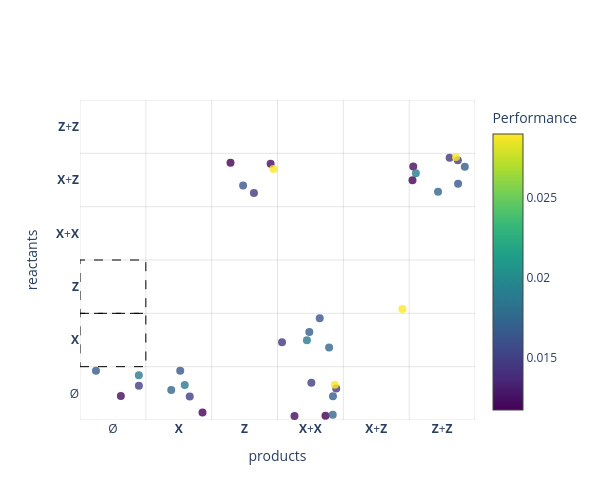

Notebook cell for this chart:
### Code cell
# Plot the reactant-product scatter for the top unfiltered IOCRNs
rewards_sorted = [iocrn.last_task_info['reward'] for iocrn in all_iocrns_sorted]
rewards_sorted_filtered = [iocrn.last_task_info['reward'] for iocrn in all_iocrns_sorted_filtered]

plot_reactant_product_scatter(
    all_iocrns_sorted_filtered[0:n_filtered],
    perf=rewards_sorted_filtered[0:n_filtered],
    species_labels=species_labels,
    max_order= mak_order,
    num_reactions_template=num_reactions_template,
    title="",
    cmap_name="viridis",
    max_ticks=20,
    figsize=(6, 5),
    jitter_scale=0.45,
    use_plotly=True  # ENABLE INTERACTIVE PLOTTING WITH PLOTLY
)

# Plot the reactant-product heatmap for the top filtered IOCRNs (topologically unique)
plot_reactant_product_heatmap(
    all_iocrns_sorted_filtered[0:n_filtered],
    species_labels,
    max_order= mak_order,
    num_reactions_template=num_reactions_template,
    title="",
    cmap_name="YlGnBu",
    max_ticks=20,
    figsize=(7, 6),
)

### Figure 1 — Plotly figure (JSON) as saved in the notebook; plotly's stock layout.template omitted (floating-point values rounded to 4 significant figures)
{"data": [{"hovertemplate": "%{text}<extra></extra>", "marker": {"color": [0.01176, 0.01176, 0.01176, 0.01176, 0.0123, 0.0123, 0.0123, 0.0123, 0.01452, 0.01452, 0.01452, 0.01452, 0.01494, 0.01494, 0.01494, 0.01494, 0.0164, 0.0164, 0.0164, 0.0164, 0.01681, 0.01681, 0.01681, 0.01681, 0.01734, 0.01734, 0.01734, 0.01734, 0.01888, 0.01888, 0.01888, 0.01888, 0.02902, 0.02902, 0.02902, 0.02902], "colorbar": {"title": {"text": "Performance"}}, "colorscale": [[0, "#440154"], [0.1111, "#482878"], [0.2222, "#3e4989"], [0.3333, "#31688e"], [0.4444, "#26828e"], [0.5556, "#1f9e89"], [0.6667, "#35b779"], [0.7778, "#6ece58"], [0.8889, "#b5de2b"], [1, "#fde725"]], "opacity": 0.8, "showscale": true, "size": 8}, "mode": "markers", "text": ["<b>CRN Index:</b> 0<br><b>Performance:</b> 0.0118<br><b>Reaction:</b> X + Z ----> Z;  [MAK(4.193484783172607)]<br><b>Full CRN:</b><br>Inputs: ['u_1', 'u_2'] <br>Species: ['X', 'Z'] <br>Output Species: ['X'] <br>∅ ----> X;  [MAK(0.9704891443252563)]<br>∅ ----> X + X;  [MAK(1.553239107131958)]<br>X ----> ∅;  [MAK(1.0, u_2)]<br>Z ----> ∅;  [MAK(1.0, u_1)]<br>X + Z ----> Z;  [MAK(4.193484783172607)]<br>X + Z ----> Z + Z;  [MAK(1.0001869201660156)]", "<b>CRN Index:</b> 0<br><b>Performance:</b> 0.0118<br><b>Reaction:</b> ∅ ----> X;  [MAK(0.9704891443252563)]<br><b>Full CRN:</b><br>Inputs: ['u_1', 'u_2'] <br>Species: ['X', 'Z'] <br>Output Species: ['X'] <br>∅ ----> X;  [MAK(0.9704891443252563)]<br>∅ ----> X + X;  [MAK(1.553239107131958)]<br>X ----> ∅;  [MAK(1.0, u_2)]<br>Z ----> ∅;  [MAK(1.0, u_1)]<br>X + Z ----> Z;  [MAK(4.193484783172607)]<br>X + Z ----> Z + Z;  [MAK(1.0001869201660156)]", "<b>CRN Index:</b> 0<br><b>Performance:</b> 0.0118<br><b>Reaction:</b> X + Z ----> Z + Z;  [MAK(1.0001869201660156)]<br><b>Full CRN:</b><br>Inputs: ['u_1', 'u_2'] <br>Species: ['X', 'Z'] <br>Output Species: ['X'] <br>∅ ----> X;  [MAK(0.9704891443252563)]<br>∅ ----> X + X;  [MAK(1.553239107131958)]<br>X ----> ∅;  [MAK(1.0, u_2)]<br>Z ----> ∅;  [MAK(1.0, u_1)]<br>X + Z ----> Z;  [MAK(4.193484783172607)]<br>X + Z ----> Z + Z;  [MAK(1.0001869201660156)]", "<b>CRN Index:</b> 0<br><b>Performance:</b> 0.0118<br><b>Reaction:</b> ∅ ----> X + X;  [MAK(1.553239107131958)]<br><b>Full CRN:</b><br>Inputs: ['u_1', 'u_2'] <br>Species: ['X', 'Z'] <br>Output Species: ['X'] <br>∅ ----> X;  [MAK(0.9704891443252563)]<br>∅ ----> X + X;  [MAK(1.553239107131958)]<br>X ----> ∅;  [MAK(1.0, u_2)]<br>Z ----> ∅;  [MAK(1.0, u_1)]<br>X + Z ----> Z;  [MAK(4.193484783172607)]<br>X + Z ----> Z + Z;  [MAK(1.0001869201660156)]", "<b>CRN Index:</b> 1<br><b>Performance:</b> 0.0123<br><b>Reaction:</b> ∅ ----> X + X;  [MAK(1.1296522617340088)]<br><b>Full CRN:</b><br>Inputs: ['u_1', 'u_2'] <br>Species: ['X', 'Z'] <br>Output Species: ['X'] <br>∅ ----> ∅;  [MAK(1.0875391960144043)]<br>∅ ----> X + X;  [MAK(1.1296522617340088)]<br>X ----> ∅;  [MAK(1.0, u_2)]<br>Z ----> ∅;  [MAK(1.0, u_1)]<br>X + Z ----> Z;  [MAK(1.0830769538879395)]<br>X + Z ----> Z + Z;  [MAK(0.9992642998695374)]", "<b>CRN Index:</b> 1<br><b>Performance:</b> 0.0123<br><b>Reaction:</b> X + Z ----> Z;  [MAK(1.0830769538879395)]<br><b>Full CRN:</b><br>Inputs: ['u_1', 'u_2'] <br>Species: ['X', 'Z'] <br>Output Species: ['X'] <br>∅ ----> ∅;  [MAK(1.0875391960144043)]<br>∅ ----> X + X;  [MAK(1.1296522617340088)]<br>X ----> ∅;  [MAK(1.0, u_2)]<br>Z ----> ∅;  [MAK(1.0, u_1)]<br>X + Z ----> Z;  [MAK(1.0830769538879395)]<br>X + Z ----> Z + Z;  [MAK(0.9992642998695374)]", "<b>CRN Index:</b> 1<br><b>Performance:</b> 0.0123<br><b>Reaction:</b> X + Z ----> Z + Z;  [MAK(0.9992642998695374)]<br><b>Full CRN:</b><br>Inputs: ['u_1', 'u_2'] <br>Species: ['X', 'Z'] <br>Output Species: ['X'] <br>∅ ----> ∅;  [MAK(1.0875391960144043)]<br>∅ ----> X + X;  [MAK(1.1296522617340088)]<br>X ----> ∅;  [MAK(1.0, u_2)]<br>Z ----> ∅;  [MAK(1.0, u_1)]<br>X + Z ----> Z;  [MAK(1.0830769538879395)]<br>X + Z ----> Z + Z;  [MAK(0.9992642998695374)]", "<b>CRN Index:</b> 1<br><b>Performance:</b> 0.0123<br><b>Reaction:</b> ∅ ----> ∅;  [MAK(1.0875391960144043)]<br><b>Full CRN:</b><br>Inputs: ['u_1', 'u_2'] <br>Species: ['X', 'Z'] <br>Output Species: ['X'] <br>∅ ----> ∅;  [MAK(1.0875391960144043)]<br>∅ ----> X + X;  [MAK(1.1296522617340088)]<br>X ----> ∅;  [MAK(1.0, u_2)]<br>Z ----> ∅;  [MAK(1.0, u_1)]<br>X + Z ----> Z;  [MAK(1.0830769538879395)]<br>X + Z ----> Z + Z;  [MAK(0.9992642998695374)]", "<b>CRN Index:</b> 2<br><b>Performance:</b> 0.0145<br><b>Reaction:</b> X + Z ----> Z + Z;  [MAK(0.9998810291290283)]<br><b>Full CRN:</b><br>Inputs: ['u_1', 'u_2'] <br>Species: ['X', 'Z'] <br>Output Species: ['X'] <br>∅ ----> X + X;  [MAK(0.7424575686454773)]<br>X ----> ∅;  [MAK(1.0, u_2)]<br>X ----> X + X;  [MAK(0.7166404128074646)]<br>Z ----> ∅;  [MAK(1.0, u_1)]<br>X + Z ----> Z;  [MAK(1.1731104850769043)]<br>X + Z ----> Z + Z;  [MAK(0.9998810291290283)]", "<b>CRN Index:</b> 2<br><b>Performance:</b> 0.0145<br><b>Reaction:</b> X ----> X + X;  [MAK(0.7166404128074646)]<br><b>Full CRN:</b><br>Inputs: ['u_1', 'u_2'] <br>Species: ['X', 'Z'] <br>Output Species: ['X'] <br>∅ ----> X + X;  [MAK(0.7424575686454773)]<br>X ----> ∅;  [MAK(1.0, u_2)]<br>X ----> X + X;  [MAK(0.7166404128074646)]<br>Z ----> ∅;  [MAK(1.0, u_1)]<br>X + Z ----> Z;  [MAK(1.1731104850769043)]<br>X + Z ----> Z + Z;  [MAK(0.9998810291290283)]", "<b>CRN Index:</b> 2<br><b>Performance:</b> 0.0145<br><b>Reaction:</b> ∅ ----> X + X;  [MAK(0.7424575686454773)]<br><b>Full CRN:</b><br>Inputs: ['u_1', 'u_2'] <br>Species: ['X', 'Z'] <br>Output Species: ['X'] <br>∅ ----> X + X;  [MAK(0.7424575686454773)]<br>X ----> ∅;  [MAK(1.0, u_2)]<br>X ----> X + X;  [MAK(0.7166404128074646)]<br>Z ----> ∅;  [MAK(1.0, u_1)]<br>X + Z ----> Z;  [MAK(1.1731104850769043)]<br>X + Z ----> Z + Z;  [MAK(0.9998810291290283)]", "<b>CRN Index:</b> 2<br><b>Performance:</b> 0.0145<br><b>Reaction:</b> X + Z ----> Z;  [MAK(1.1731104850769043)]<br><b>Full CRN:</b><br>Inputs: ['u_1', 'u_2'] <br>Species: ['X', 'Z'] <br>Output Species: ['X'] <br>∅ ----> X + X;  [MAK(0.7424575686454773)]<br>X ----> ∅;  [MAK(1.0, u_2)]<br>X ----> X + X;  [MAK(0.7166404128074646)]<br>Z ----> ∅;  [MAK(1.0, u_1)]<br>X + Z ----> Z;  [MAK(1.1731104850769043)]<br>X + Z ----> Z + Z;  [MAK(0.9998810291290283)]", "<b>CRN Index:</b> 3<br><b>Performance:</b> 0.0149<br><b>Reaction:</b> X + Z ----> Z + Z;  [MAK(0.9999200701713562)]<br><b>Full CRN:</b><br>Inputs: ['u_1', 'u_2'] <br>Species: ['X', 'Z'] <br>Output Species: ['X'] <br>∅ ----> ∅;  [MAK(0.9144842624664307)]<br>∅ ----> X;  [MAK(0.8927112817764282)]<br>∅ ----> X + X;  [MAK(0.8911675214767456)]<br>X ----> ∅;  [MAK(1.0, u_2)]<br>Z ----> ∅;  [MAK(1.0, u_1)]<br>X + Z ----> Z + Z;  [MAK(0.9999200701713562)]", "<b>CRN Index:</b> 3<br><b>Performance:</b> 0.0149<br><b>Reaction:</b> ∅ ----> X;  [MAK(0.8927112817764282)]<br><b>Full CRN:</b><br>Inputs: ['u_1', 'u_2'] <br>Species: ['X', 'Z'] <br>Output Species: ['X'] <br>∅ ----> ∅;  [MAK(0.9144842624664307)]<br>∅ ----> X;  [MAK(0.8927112817764282)]<br>∅ ----> X + X;  [MAK(0.8911675214767456)]<br>X ----> ∅;  [MAK(1.0, u_2)]<br>Z ----> ∅;  [MAK(1.0, u_1)]<br>X + Z ----> Z + Z;  [MAK(0.9999200701713562)]", "<b>CRN Index:</b> 3<br><b>Performance:</b> 0.0149<br><b>Reaction:</b> ∅ ----> ∅;  [MAK(0.9144842624664307)]<br><b>Full CRN:</b><br>Inputs: ['u_1', 'u_2'] <br>Species: ['X', 'Z'] <br>Output Species: ['X'] <br>∅ ----> ∅;  [MAK(0.9144842624664307)]<br>∅ ----> X;  [MAK(0.8927112817764282)]<br>∅ ----> X + X;  [MAK(0.8911675214767456)]<br>X ----> ∅;  [MAK(1.0, u_2)]<br>Z ----> ∅;  [MAK(1.0, u_1)]<br>X + Z ----> Z + Z;  [MAK(0.9999200701713562)]", "<b>CRN Index:</b> 3<br><b>Performance:</b> 0.0149<br><b>Reaction:</b> ∅ ----> X + X;  [MAK(0.8911675214767456)]<br><b>Full CRN:</b><br>Inputs: ['u_1', 'u_2'] <br>Species: ['X', 'Z'] <br>Output Species: ['X'] <br>∅ ----> ∅;  [MAK(0.9144842624664307)]<br>∅ ----> X;  [MAK(0.8927112817764282)]<br>∅ ----> X + X;  [MAK(0.8911675214767456)]<br>X ----> ∅;  [MAK(1.0, u_2)]<br>Z ----> ∅;  [MAK(1.0, u_1)]<br>X + Z ----> Z + Z;  [MAK(0.9999200701713562)]", "<b>CRN Index:</b> 4<br><b>Performance:</b> 0.0164<br><b>Reaction:</b> ∅ ----> X;  [MAK(1.1214081048965454)]<br><b>Full CRN:</b><br>Inputs: ['u_1', 'u_2'] <br>Species: ['X', 'Z'] <br>Output Species: ['X'] <br>∅ ----> X;  [MAK(1.1214081048965454)]<br>X ----> ∅;  [MAK(1.0, u_2)]<br>X ----> X + X;  [MAK(0.835610032081604)]<br>Z ----> ∅;  [MAK(1.0, u_1)]<br>X + Z ----> Z;  [MAK(1.1344969272613525)]<br>X + Z ----> Z + Z;  [MAK(0.9994767904281616)]", "<b>CRN Index:</b> 4<br><b>Performance:</b> 0.0164<br><b>Reaction:</b> X + Z ----> Z + Z;  [MAK(0.9994767904281616)]<br><b>Full CRN:</b><br>Inputs: ['u_1', 'u_2'] <br>Species: ['X', 'Z'] <br>Output Species: ['X'] <br>∅ ----> X;  [MAK(1.1214081048965454)]<br>X ----> ∅;  [MAK(1.0, u_2)]<br>X ----> X + X;  [MAK(0.835610032081604)]<br>Z ----> ∅;  [MAK(1.0, u_1)]<br>X + Z ----> Z;  [MAK(1.1344969272613525)]<br>X + Z ----> Z + Z;  [MAK(0.9994767904281616)]", "<b>CRN Index:</b> 4<br><b>Performance:</b> 0.0164<br><b>Reaction:</b> X + Z ----> Z;  [MAK(1.1344969272613525)]<br><b>Full CRN:</b><br>Inputs: ['u_1', 'u_2'] <br>Species: ['X', 'Z'] <br>Output Species: ['X'] <br>∅ ----> X;  [MAK(1.1214081048965454)]<br>X ----> ∅;  [MAK(1.0, u_2)]<br>X ----> X + X;  [MAK(0.835610032081604)]<br>Z ----> ∅;  [MAK(1.0, u_1)]<br>X + Z ----> Z;  [MAK(1.1344969272613525)]<br>X + Z ----> Z + Z;  [MAK(0.9994767904281616)]", "<b>CRN Index:</b> 4<br><b>Performance:</b> 0.0164<br><b>Reaction:</b> X ----> X + X;  [MAK(0.835610032081604)]<br><b>Full CRN:</b><br>Inputs: ['u_1', 'u_2'] <br>Species: ['X', 'Z'] <br>Output Species: ['X'] <br>∅ ----> X;  [MAK(1.1214081048965454)]<br>X ----> ∅;  [MAK(1.0, u_2)]<br>X ----> X + X;  [MAK(0.835610032081604)]<br>Z ----> ∅;  [MAK(1.0, u_1)]<br>X + Z ----> Z;  [MAK(1.1344969272613525)]<br>X + Z ----> Z + Z;  [MAK(0.9994767904281616)]", "<b>CRN Index:</b> 5<br><b>Performance:</b> 0.0168<br><b>Reaction:</b> X + Z ----> Z + Z;  [MAK(0.9997632503509521)]<br><b>Full CRN:</b><br>Inputs: ['u_1', 'u_2'] <br>Species: ['X', 'Z'] <br>Output Species: ['X'] <br>∅ ----> ∅;  [MAK(1.0402634143829346)]<br>∅ ----> X + X;  [MAK(1.0693777799606323)]<br>X ----> ∅;  [MAK(1.0, u_2)]<br>X ----> X + X;  [MAK(0.6746452450752258)]<br>Z ----> ∅;  [MAK(1.0, u_1)]<br>X + Z ----> Z + Z;  [MAK(0.9997632503509521)]", "<b>CRN Index:</b> 5<br><b>Performance:</b> 0.0168<br><b>Reaction:</b> ∅ ----> ∅;  [MAK(1.0402634143829346)]<br><b>Full CRN:</b><br>Inputs: ['u_1', 'u_2'] <br>Species: ['X', 'Z'] <br>Output Species: ['X'] <br>∅ ----> ∅;  [MAK(1.0402634143829346)]<br>∅ ----> X + X;  [MAK(1.0693777799606323)]<br>X ----> ∅;  [MAK(1.0, u_2)]<br>X ----> X + X;  [MAK(0.6746452450752258)]<br>Z ----> ∅;  [MAK(1.0, u_1)]<br>X + Z ----> Z + Z;  [MAK(0.9997632503509521)]", "<b>CRN Index:</b> 5<br><b>Performance:</b> 0.0168<br><b>Reaction:</b> X ----> X + X;  [MAK(0.6746452450752258)]<br><b>Full CRN:</b><br>Inputs: ['u_1', 'u_2'] <br>Species: ['X', 'Z'] <br>Output Species: ['X'] <br>∅ ----> ∅;  [MAK(1.0402634143829346)]<br>∅ ----> X + X;  [MAK(1.0693777799606323)]<br>X ----> ∅;  [MAK(1.0, u_2)]<br>X ----> X + X;  [MAK(0.6746452450752258)]<br>Z ----> ∅;  [MAK(1.0, u_1)]<br>X + Z ----> Z + Z;  [MAK(0.9997632503509521)]", "<b>CRN Index:</b> 5<br><b>Performance:</b> 0.0168<br><b>Reaction:</b> ∅ ----> X + X;  [MAK(1.0693777799606323)]<br><b>Full CRN:</b><br>Inputs: ['u_1', 'u_2'] <br>Species: ['X', 'Z'] <br>Output Species: ['X'] <br>∅ ----> ∅;  [MAK(1.0402634143829346)]<br>∅ ----> X + X;  [MAK(1.0693777799606323)]<br>X ----> ∅;  [MAK(1.0, u_2)]<br>X ----> X + X;  [MAK(0.6746452450752258)]<br>Z ----> ∅;  [MAK(1.0, u_1)]<br>X + Z ----> Z + Z;  [MAK(0.9997632503509521)]", "<b>CRN Index:</b> 6<br><b>Performance:</b> 0.0173<br><b>Reaction:</b> X + Z ----> Z + Z;  [MAK(1.0002251863479614)]<br><b>Full CRN:</b><br>Inputs: ['u_1', 'u_2'] <br>Species: ['X', 'Z'] <br>Output Species: ['X'] <br>∅ ----> X;  [MAK(0.814261794090271)]<br>∅ ----> X + X;  [MAK(0.860568106174469)]<br>X ----> ∅;  [MAK(1.0, u_2)]<br>X ----> X + X;  [MAK(0.7934673428535461)]<br>Z ----> ∅;  [MAK(1.0, u_1)]<br>X + Z ----> Z + Z;  [MAK(1.0002251863479614)]", "<b>CRN Index:</b> 6<br><b>Performance:</b> 0.0173<br><b>Reaction:</b> X ----> X + X;  [MAK(0.7934673428535461)]<br><b>Full CRN:</b><br>Inputs: ['u_1', 'u_2'] <br>Species: ['X', 'Z'] <br>Output Species: ['X'] <br>∅ ----> X;  [MAK(0.814261794090271)]<br>∅ ----> X + X;  [MAK(0.860568106174469)]<br>X ----> ∅;  [MAK(1.0, u_2)]<br>X ----> X + X;  [MAK(0.7934673428535461)]<br>Z ----> ∅;  [MAK(1.0, u_1)]<br>X + Z ----> Z + Z;  [MAK(1.0002251863479614)]", "<b>CRN Index:</b> 6<br><b>Performance:</b> 0.0173<br><b>Reaction:</b> ∅ ----> X;  [MAK(0.814261794090271)]<br><b>Full CRN:</b><br>Inputs: ['u_1', 'u_2'] <br>Species: ['X', 'Z'] <br>Output Species: ['X'] <br>∅ ----> X;  [MAK(0.814261794090271)]<br>∅ ----> X + X;  [MAK(0.860568106174469)]<br>X ----> ∅;  [MAK(1.0, u_2)]<br>X ----> X + X;  [MAK(0.7934673428535461)]<br>Z ----> ∅;  [MAK(1.0, u_1)]<br>X + Z ----> Z + Z;  [MAK(1.0002251863479614)]", "<b>CRN Index:</b> 6<br><b>Performance:</b> 0.0173<br><b>Reaction:</b> ∅ ----> X + X;  [MAK(0.860568106174469)]<br><b>Full CRN:</b><br>Inputs: ['u_1', 'u_2'] <br>Species: ['X', 'Z'] <br>Output Species: ['X'] <br>∅ ----> X;  [MAK(0.814261794090271)]<br>∅ ----> X + X;  [MAK(0.860568106174469)]<br>X ----> ∅;  [MAK(1.0, u_2)]<br>X ----> X + X;  [MAK(0.7934673428535461)]<br>Z ----> ∅;  [MAK(1.0, u_1)]<br>X + Z ----> Z + Z;  [MAK(1.0002251863479614)]", "<b>CRN Index:</b> 7<br><b>Performance:</b> 0.0189<br><b>Reaction:</b> ∅ ----> X;  [MAK(1.0101802349090576)]<br><b>Full CRN:</b><br>Inputs: ['u_1', 'u_2'] <br>Species: ['X', 'Z'] <br>Output Species: ['X'] <br>∅ ----> ∅;  [MAK(0.9766747951507568)]<br>∅ ----> X;  [MAK(1.0101802349090576)]<br>X ----> ∅;  [MAK(1.0, u_2)]<br>X ----> X + X;  [MAK(0.9544339179992676)]<br>Z ----> ∅;  [MAK(1.0, u_1)]<br>X + Z ----> Z + Z;  [MAK(0.9999120235443115)]", "<b>CRN Index:</b> 7<br><b>Performance:</b> 0.0189<br><b>Reaction:</b> ∅ ----> ∅;  [MAK(0.9766747951507568)]<br><b>Full CRN:</b><br>Inputs: ['u_1', 'u_2'] <br>Species: ['X', 'Z'] <br>Output Species: ['X'] <br>∅ ----> ∅;  [MAK(0.9766747951507568)]<br>∅ ----> X;  [MAK(1.0101802349090576)]<br>X ----> ∅;  [MAK(1.0, u_2)]<br>X ----> X + X;  [MAK(0.9544339179992676)]<br>Z ----> ∅;  [MAK(1.0, u_1)]<br>X + Z ----> Z + Z;  [MAK(0.9999120235443115)]", "<b>CRN Index:</b> 7<br><b>Performance:</b> 0.0189<br><b>Reaction:</b> X ----> X + X;  [MAK(0.9544339179992676)]<br><b>Full CRN:</b><br>Inputs: ['u_1', 'u_2'] <br>Species: ['X', 'Z'] <br>Output Species: ['X'] <br>∅ ----> ∅;  [MAK(0.9766747951507568)]<br>∅ ----> X;  [MAK(1.0101802349090576)]<br>X ----> ∅;  [MAK(1.0, u_2)]<br>X ----> X + X;  [MAK(0.9544339179992676)]<br>Z ----> ∅;  [MAK(1.0, u_1)]<br>X + Z ----> Z + Z;  [MAK(0.9999120235443115)]", "<b>CRN Index:</b> 7<br><b>Performance:</b> 0.0189<br><b>Reaction:</b> X + Z ----> Z + Z;  [MAK(0.9999120235443115)]<br><b>Full CRN:</b><br>Inputs: ['u_1', 'u_2'] <br>Species: ['X', 'Z'] <br>Output Species: ['X'] <br>∅ ----> ∅;  [MAK(0.9766747951507568)]<br>∅ ----> X;  [MAK(1.0101802349090576)]<br>X ----> ∅;  [MAK(1.0, u_2)]<br>X ----> X + X;  [MAK(0.9544339179992676)]<br>Z ----> ∅;  [MAK(1.0, u_1)]<br>X + Z ----> Z + Z;  [MAK(0.9999120235443115)]", "<b>CRN Index:</b> 8<br><b>Performance:</b> 0.0290<br><b>Reaction:</b> X + Z ----> Z + Z;  [MAK(1.00894296169281)]<br><b>Full CRN:</b><br>Inputs: ['u_1', 'u_2'] <br>Species: ['X', 'Z'] <br>Output Species: ['X'] <br>∅ ----> X + X;  [MAK(1.0884650945663452)]<br>X ----> ∅;  [MAK(1.0, u_2)]<br>Z ----> ∅;  [MAK(1.0, u_1)]<br>Z ----> X + Z;  [MAK(0.9995736479759216)]<br>X + Z ----> Z;  [MAK(1.0453702211380005)]<br>X + Z ----> Z + Z;  [MAK(1.00894296169281)]", "<b>CRN Index:</b> 8<br><b>Performance:</b> 0.0290<br><b>Reaction:</b> ∅ ----> X + X;  [MAK(1.0884650945663452)]<br><b>Full CRN:</b><br>Inputs: ['u_1', 'u_2'] <br>Species: ['X', 'Z'] <br>Output Species: ['X'] <br>∅ ----> X + X;  [MAK(1.0884650945663452)]<br>X ----> ∅;  [MAK(1.0, u_2)]<br>Z ----> ∅;  [MAK(1.0, u_1)]<br>Z ----> X + Z;  [MAK(0.9995736479759216)]<br>X + Z ----> Z;  [MAK(1.0453702211380005)]<br>X + Z ----> Z + Z;  [MAK(1.00894296169281)]", "<b>CRN Index:</b> 8<br><b>Performance:</b> 0.0290<br><b>Reaction:</b> X + Z ----> Z;  [MAK(1.0453702211380005)]<br><b>Full CRN:</b><br>Inputs: ['u_1', 'u_2'] <br>Species: ['X', 'Z'] <br>Output Species: ['X'] <br>∅ ----> X + X;  [MAK(1.0884650945663452)]<br>X ----> ∅;  [MAK(1.0, u_2)]<br>Z ----> ∅;  [MAK(1.0, u_1)]<br>Z ----> X + Z;  [MAK(0.9995736479759216)]<br>X + Z ----> Z;  [MAK(1.0453702211380005)]<br>X + Z ----> Z + Z;  [MAK(1.00894296169281)]", "<b>CRN Index:</b> 8<br><b>Performance:</b> 0.0290<br><b>Reaction:</b> Z ----> X + Z;  [MAK(0.9995736479759216)]<br><b>Full CRN:</b><br>Inputs: ['u_1', 'u_2'] <br>Species: ['X', 'Z'] <br>Output Species: ['X'] <br>∅ ----> X + X;  [MAK(1.0884650945663452)]<br>X ----> ∅;  [MAK(1.0, u_2)]<br>Z ----> ∅;  [MAK(1.0, u_1)]<br>Z ----> X + Z;  [MAK(0.9995736479759216)]<br>X + Z ----> Z;  [MAK(1.0453702211380005)]<br>X + Z ----> Z + Z;  [MAK(1.00894296169281)]"], "type": "scatter", "x": [1.786, 1.361, 4.55, 3.229, 2.758, 2.396, 4.562, 0.1205, 5.115, 2.569, 3.392, 2.142, 5.239, 1.167, 0.3947, 3.014, 1.022, 5.243, 1.978, 3.142, 5.345, -0.2574, 2.983, 3.342, 4.939, 3.284, 0.8858, 3.339, 1.091, 0.3937, 2.947, 4.602, 5.211, 3.371, 2.438, 4.398], "y": [4.325, -0.3615, 3.996, -0.42, -0.4246, 4.303, 4.255, -0.04796, 4.416, 0.9576, 0.09035, 3.756, 4.369, -0.05806, 0.1435, 0.1996, 0.4251, 3.93, 3.896, 1.407, 4.251, 0.4245, 1.151, -0.05694, 3.779, 0.8603, 0.06247, -0.4006, 0.1577, 0.3413, 0.993, 4.128, 4.429, 0.1601, 4.207, 1.58]}], "layout": {"height": 500, "hoverlabel": {"align": "left"}, "plot_bgcolor": "white", "shapes": [{"fillcolor": "rgba(0,0,0,0)", "layer": "above", "line": {"color": "black", "dash": "dash", "width": 1}, "type": "rect", "x0": -0.5, "x1": 0.5, "y0": 0.5, "y1": 1.5}, {"fillcolor": "rgba(0,0,0,0)", "layer": "above", "line": {"color": "black", "dash": "dash", "width": 1}, "type": "rect", "x0": -0.5, "x1": 0.5, "y0": 1.5, "y1": 2.5}, {"layer": "below", "line": {"color": "rgba(0,0,0,0.1)", "width": 1}, "type": "line", "x0": -0.5, "x1": -0.5, "y0": -0.5, "y1": 5.5}, {"layer": "below", "line": {"color": "rgba(0,0,0,0.1)", "width": 1}, "type": "line", "x0": 0.5, "x1": 0.5, "y0": -0.5, "y1": 5.5}, {"layer": "below", "line": {"color": "rgba(0,0,0,0.1)", "width": 1}, "type": "line", "x0": 1.5, "x1": 1.5, "y0": -0.5, "y1": 5.5}, {"layer": "below", "line": {"color": "rgba(0,0,0,0.1)", "width": 1}, "type": "line", "x0": 2.5, "x1": 2.5, "y0": -0.5, "y1": 5.5}, {"layer": "below", "line": {"color": "rgba(0,0,0,0.1)", "width": 1}, "type": "line", "x0": 3.5, "x1": 3.5, "y0": -0.5, "y1": 5.5}, {"layer": "below", "line": {"color": "rgba(0,0,0,0.1)", "width": 1}, "type": "line", "x0": 4.5, "x1": 4.5, "y0": -0.5, "y1": 5.5}, {"layer": "below", "line": {"color": "rgba(0,0,0,0.1)", "width": 1}, "type": "line", "x0": 5.5, "x1": 5.5, "y0": -0.5, "y1": 5.5}, {"layer": "below", "line": {"color": "rgba(0,0,0,0.1)", "width": 1}, "type": "line", "x0": -0.5, "x1": 5.5, "y0": -0.5, "y1": -0.5}, {"layer": "below", "line": {"color": "rgba(0,0,0,0.1)", "width": 1}, "type": "line", "x0": -0.5, "x1": 5.5, "y0": 0.5, "y1": 0.5}, {"layer": "below", "line": {"color": "rgba(0,0,0,0.1)", "width": 1}, "type": "line", "x0": -0.5, "x1": 5.5, "y0": 1.5, "y1": 1.5}, {"layer": "below", "line": {"color": "rgba(0,0,0,0.1)", "width": 1}, "type": "line", "x0": -0.5, "x1": 5.5, "y0": 2.5, "y1": 2.5}, {"layer": "below", "line": {"color": "rgba(0,0,0,0.1)", "width": 1}, "type": "line", "x0": -0.5, "x1": 5.5, "y0": 3.5, "y1": 3.5}, {"layer": "below", "line": {"color": "rgba(0,0,0,0.1)", "width": 1}, "type": "line", "x0": -0.5, "x1": 5.5, "y0": 4.5, "y1": 4.5}, {"layer": "below", "line": {"color": "rgba(0,0,0,0.1)", "width": 1}, "type": "line", "x0": -0.5, "x1": 5.5, "y0": 5.5, "y1": 5.5}], "title": {"text": ""}, "width": 600, "xaxis": {"range": [-0.5, 5.5], "showgrid": false, "tickmode": "array", "ticktext": ["Ø", "<b>X</b>", "<b>Z</b>", "<b>X</b>+<b>X</b>", "<b>X</b>+<b>Z</b>", "<b>Z</b>+<b>Z</b>"], "tickvals": [0, 1, 2, 3, 4, 5], "title": {"text": "products"}, "zeroline": false}, "yaxis": {"range": [-0.5, 5.5], "showgrid": false, "tickmode": "array", "ticktext": ["Ø", "<b>X</b>", "<b>Z</b>", "<b>X</b>+<b>X</b>", "<b>X</b>+<b>Z</b>", "<b>Z</b>+<b>Z</b>"], "tickvals": [0, 1, 2, 3, 4, 5], "title": {"text": "reactants"}, "zeroline": false}}}
